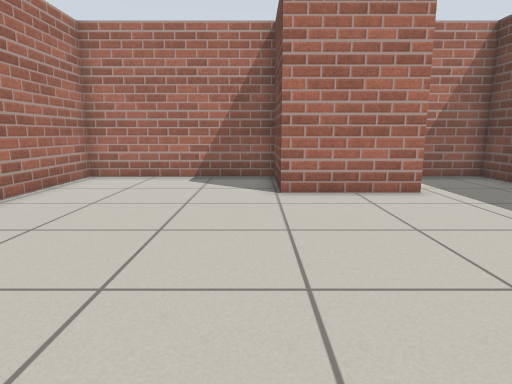
View 1 (above)

12 first-person views from a walk through a world built for the Gazebo simulator. The camera is 0.74 m above the floor, tilts 10° down and sees 75° across. The floor is counted in squares, 0.5 m on a side. Each view is taken from the middle of a square. On the plan, view 1 faces up. The plan holds only what a view shows up to about 15 squares ahead; the rest is blank.

View 2
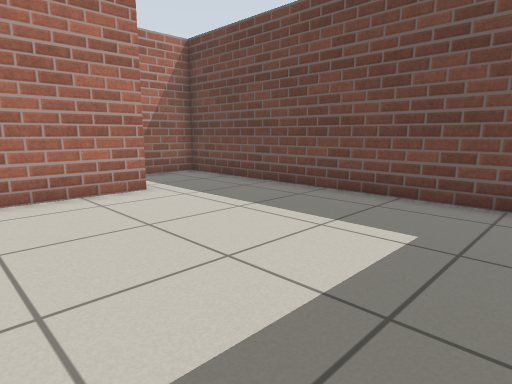

View 3
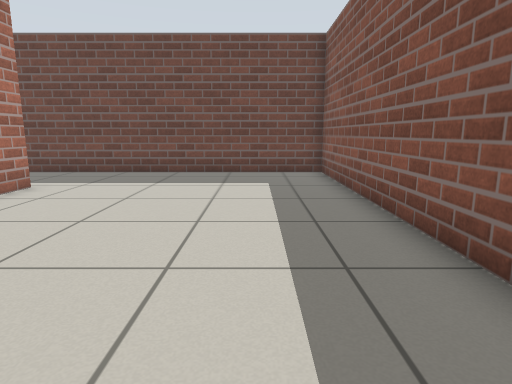

View 4
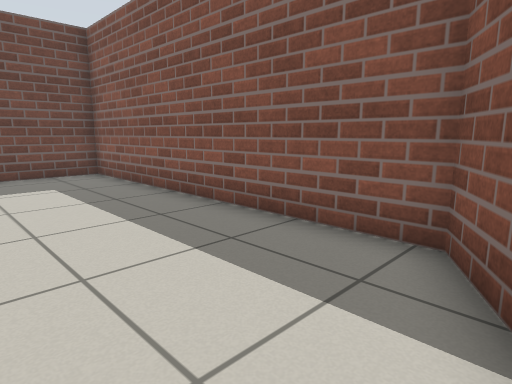

View 5
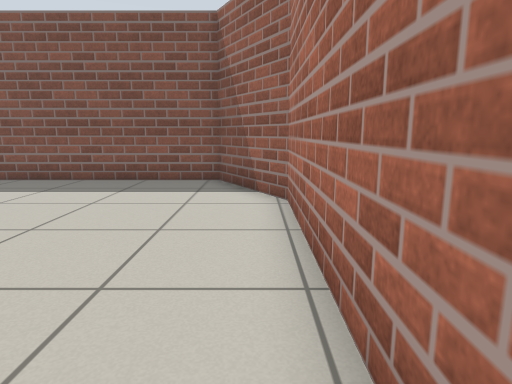

View 6
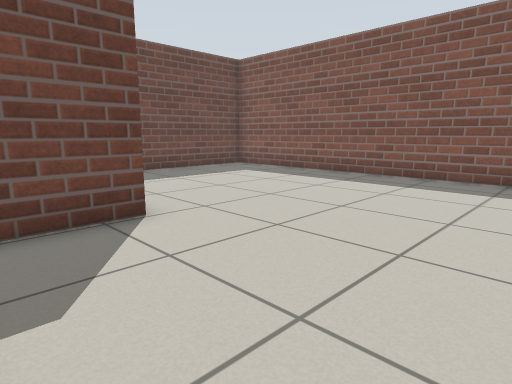

View 7
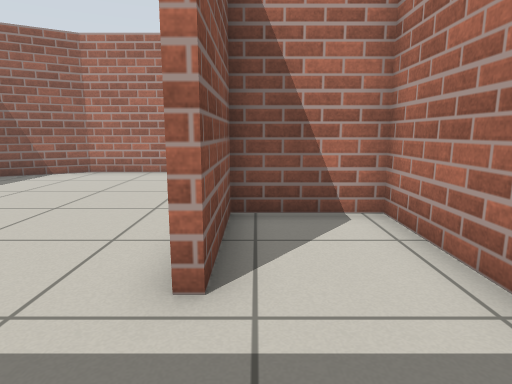

View 8
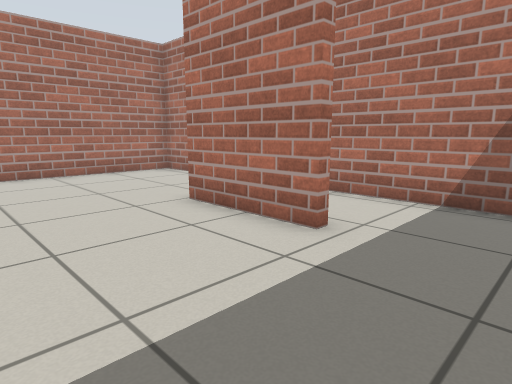

View 9
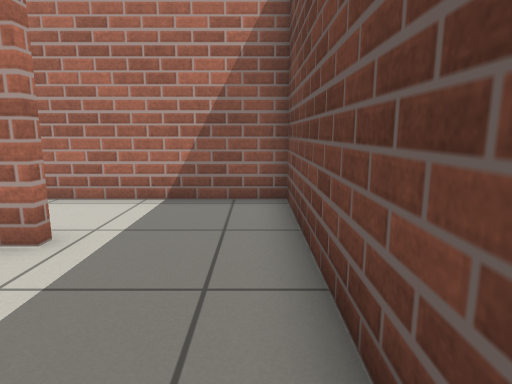

View 10
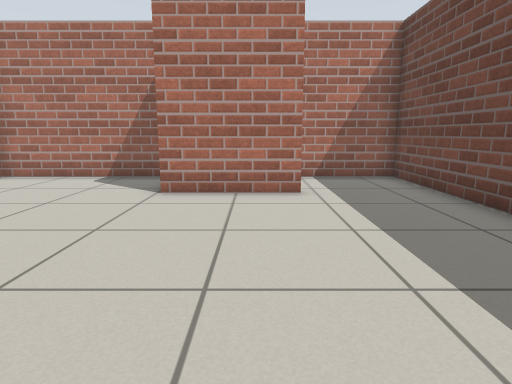

View 11
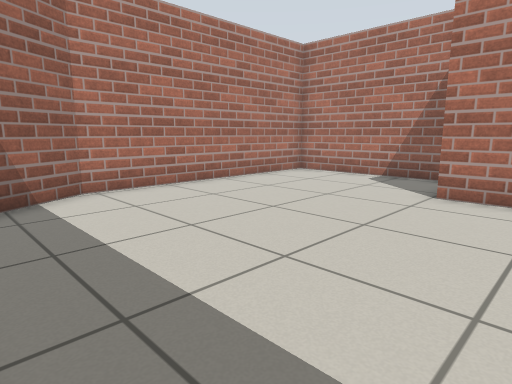

View 12
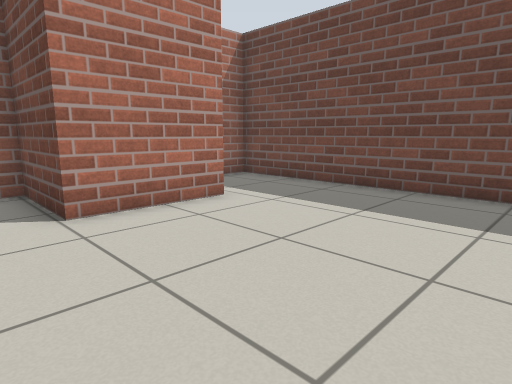

### Floor plan
Ten units are one square. View 1 is at (0, 0); x grows to the right and y downward. Boxes are objects, and circles mark ways between rooms. Rooms are numbered by the first view taken in them; rooms with no view inside come last. Other rooms are left out.
<svg viewBox="-62 -119 144 129">
<path fill="none" stroke="#000" d="M41 -82 6 -82 6 -114 -57 -114 -57 -27 -38 5 77 5 77 -74M77 -74 77 -114 9 -114 9 -85 41 -85 41 -82"/>
<circle cx="60" cy="-80" r="3" fill="#2a7"/>
<text x="0" y="-50">1</text>
<text x="50" y="-100">2</text>
</svg>
Room 1 opens to room 2.

Where each view was taken, in squares from view 1:
view 1: 0 up, 0 right, facing up
view 2: 0 up, 0 right, facing up-right
view 3: 2 up, 5 left, facing right
view 4: 4 up, 5 left, facing down-right
view 5: 10 up, 5 left, facing down
view 6: 11 up, 5 left, facing down-right
view 7: 9 up, 7 right, facing left
view 8: 4 up, 7 right, facing up-left
view 9: 4 up, 7 right, facing up
view 10: 0 up, 3 right, facing up
view 11: 0 up, 3 right, facing up-left
view 12: 2 up, 1 left, facing up-right
